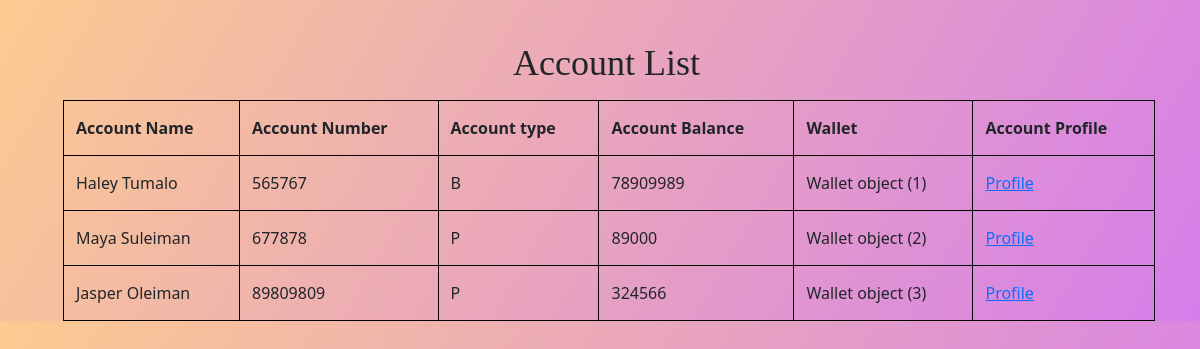
The app's page /wallet/account_list/ with its own data.
### wallet/models.py (models this page shows)
class Account(models.Model):
    account_name = models.CharField(max_length=20)
    account_number = models.IntegerField()
    ACCOUNT_CHOICES=(
        ("P", "Personal Account"),
        ("B", "Business Account"),
    )
    account_type = models.CharField(max_length=20,choices=ACCOUNT_CHOICES)
    account_balance = models.IntegerField()
    wallet = models.ForeignKey(Wallet,on_delete=models.CASCADE,related_name='account_wallet')

class Wallet(models.Model):
    balance = models.IntegerField()
    customer = models.ForeignKey(Customer,on_delete=models.CASCADE,related_name='wallet_customer')
    date_created = models.DateTimeField()
    status = models.CharField(max_length=15)
    currency = models.ForeignKey(Currency,on_delete=models.CASCADE,related_name='wallet_currency')
    history = models.DateTimeField()
    pin = models.IntegerField()

### wallet/views.py (the view)
# urls.py: path("account_list/",list_account,name="registration"),
def list_account(request):
 account= Account.objects.all()
 return render(request,'wallet/account_list.html',
    {"Account":account}
   )

### wallet/templates/wallet/account_list.html (shortened to what this page needs)
<!DOCTYPE html>
<html lang="en">
<head>
 <link href="https://cdn.jsdelivr.net/npm/bootstrap@5.0.2/dist/css/bootstrap.min.css" rel="stylesheet">
</head>
<body>
  <h1>Account List</h1>
  <table>
    <tr>
      <th>Account Name  </th>
      <th>Account Number</th>
      <th>Account type</th>
      <th>Account Balance</th>
      <th>Wallet</th>
      <th>Account Profile</th>
    </tr>
    <tr>{%for account in Account%}</tr>
    <td>{{account.account_name}}</td>
    <td>{{account.account_number}}</td>
    <td>{{account.account_type}}</td>
    <td>{{account.account_balance}}</td>
    <td>{{account.wallet}}</td>
    <td><a href="{% url 'account_profile' id=account.id%}">Profile</a></td></tr>
    {%endfor%}
  </table>
</body>
</html>

### wallet/templates/wallet/account_list.html (style rules this page uses)
body { background-image: linear-gradient(120deg, #fccb90 0%, #d57eeb 100%); }
table, td, th { border: 1px solid black; }
table { border-collapse: collapse; width: 91%; margin-top: 15px; margin-left: 63px; }
th { padding: 15px 12px; }
td { text-align: left; padding: 15px 12px; }
h1 { margin-left: 513px; padding-top: 42px; font-size: 36px; font-family: cursive; }

### records on screen
Account: account_name "Haley Tumalo", account_number "565767", account_type "B", account_balance "78909989", wallet "Wallet object (1)"
Account: account_name "Maya Suleiman", account_number "677878", account_type "P", account_balance "89000", wallet "Wallet object (2)"
Account: account_name "Jasper Oleiman", account_number "89809809", account_type "P", account_balance "324566", wallet "Wallet object (3)"
